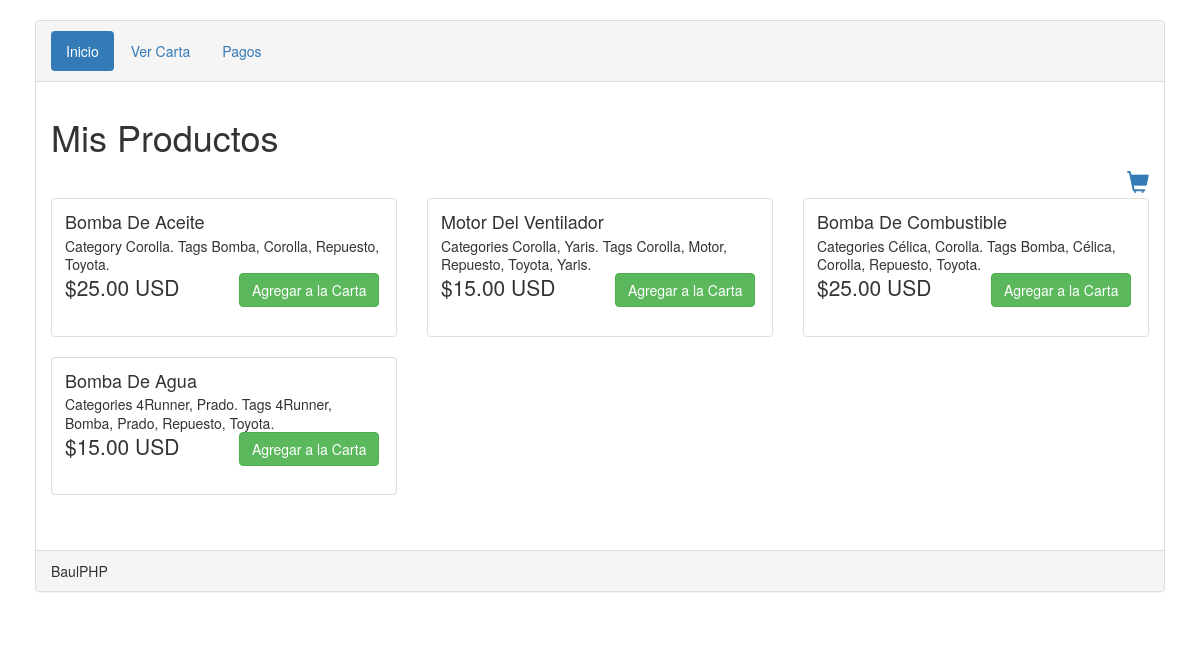
The page / on the database its author committed.
### tables this page shows
CREATE TABLE IF NOT EXISTS `mis_productos` (
  `id` int(11) NOT NULL AUTO_INCREMENT,
  `name` varchar(200) NOT NULL,
  `description` text NOT NULL,
  `price` float(10,2) NOT NULL,
  `created` datetime NOT NULL,
  `modified` datetime NOT NULL,
  `status` enum('1','0') NOT NULL DEFAULT '1',
  PRIMARY KEY (`id`)
);

### index.php (the view, shortened to what this page needs)
<?php
include 'Configuracion.php';
?>
<!DOCTYPE html>
<html lang="es">
<head>
    <link rel="stylesheet" href="http://maxcdn.bootstrapcdn.com/bootstrap/3.3.7/css/bootstrap.min.css">
</head>
</head>
<body>
<div class="container">
<div class="panel panel-default">
<div class="panel-heading">
<ul class="nav nav-pills">
  <li role="presentation" class="active"><a href="index.php">Inicio</a></li>
  <li role="presentation"><a href="VerCarta.php">Ver Carta</a></li>
  <li role="presentation"><a href="Pagos.php">Pagos</a></li>
</ul>
</div>
<div class="panel-body">
    <h1>Mis Productos</h1>
    <a href="VerCarta.php" class="cart-link" title="Ver Carta"><i class="glyphicon glyphicon-shopping-cart"></i></a>
    <div id="products" class="row list-group">
        <?php
        $query = $db->query("SELECT * FROM mis_productos ORDER BY id DESC LIMIT 10");
        if($query->num_rows > 0){
            while($row = $query->fetch_assoc()){
        ?>
        <div class="item col-lg-4">
            <div class="thumbnail">
                <div class="caption">
                    <h4 class="list-group-item-heading"><?php echo $row["name"]; ?></h4>
                    <p class="list-group-item-text"><?php echo $row["description"]; ?></p>
                    <div class="row">
                        <div class="col-md-6">
                            <p class="lead"><?php echo '$'.$row["price"].' USD'; ?></p>
                        </div>
                        <div class="col-md-6">
                            <a class="btn btn-success" href="AccionCarta.php?action=addToCart&id=<?php echo $row["id"]; ?>">Agregar a la Carta</a>
                        </div>
                    </div>
                </div>
            </div>
        </div>
        <?php } }else{ ?>
        <p>Producto(s) no existe.....</p>
        <?php } ?>
    </div>
        </div>
 <div class="panel-footer">BaulPHP</div>
 </div>
</div>
</body>
</html>

### index.php (style rules this page uses)
.container { padding: 20px; }
.cart-link { width: 100%;text-align: right;display: block;font-size: 22px; }

### rows shown on the page
mis_productos: name "Bomba De Aceite", description "Category Corolla. Tags Bomba, Corolla, Repuesto, Toyota.", price "25.00"
mis_productos: name "Motor Del Ventilador", description "Categories Corolla, Yaris. Tags Corolla, Motor, Repuesto, Toyota, Yaris.", price "15.00"
mis_productos: name "Bomba De Combustible", description "Categories Célica, Corolla. Tags Bomba, Célica, Corolla, Repuesto, Toyota.", price "25.00"
mis_productos: name "Bomba De Agua", description "Categories 4Runner, Prado. Tags 4Runner, Bomba, Prado, Repuesto, Toyota.", price "15.00"
